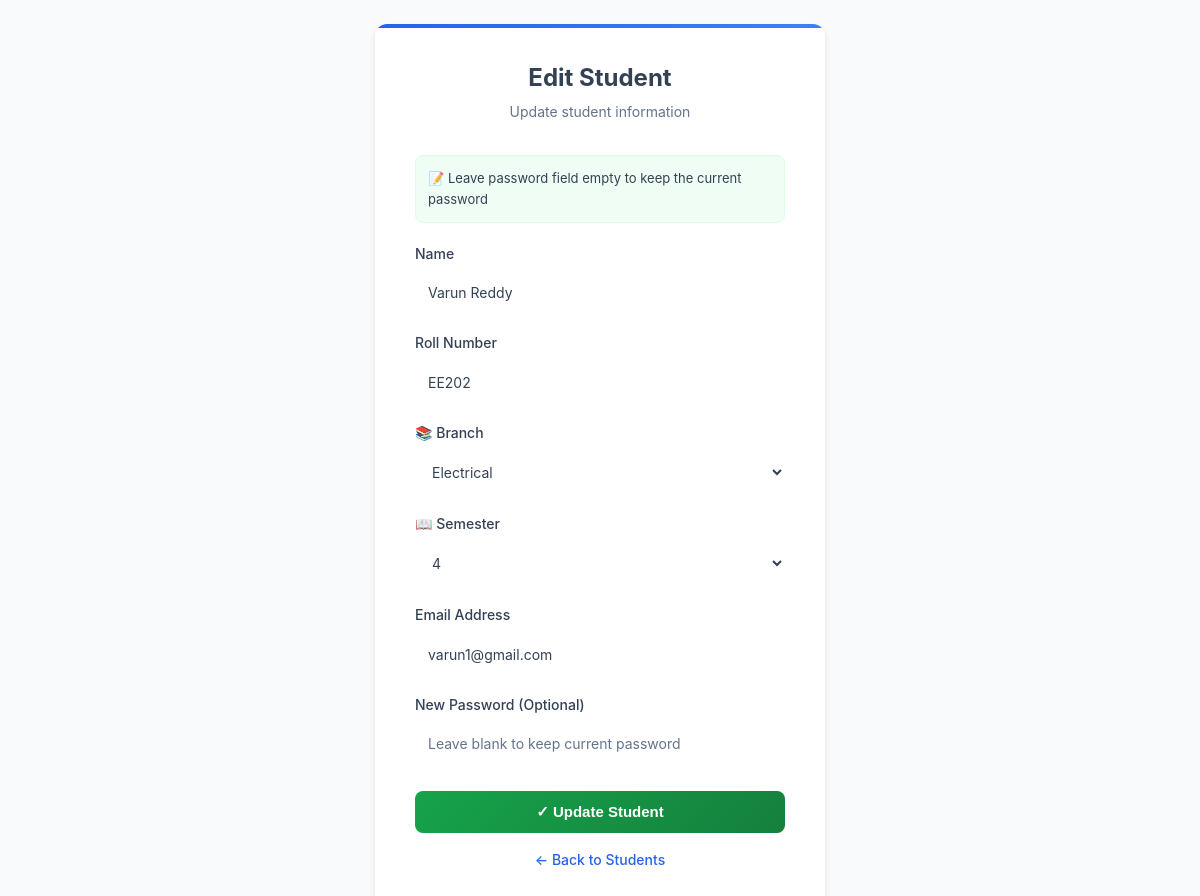
/admin/student/edit/39 (signed in), run on an earlier commit of the app's database.
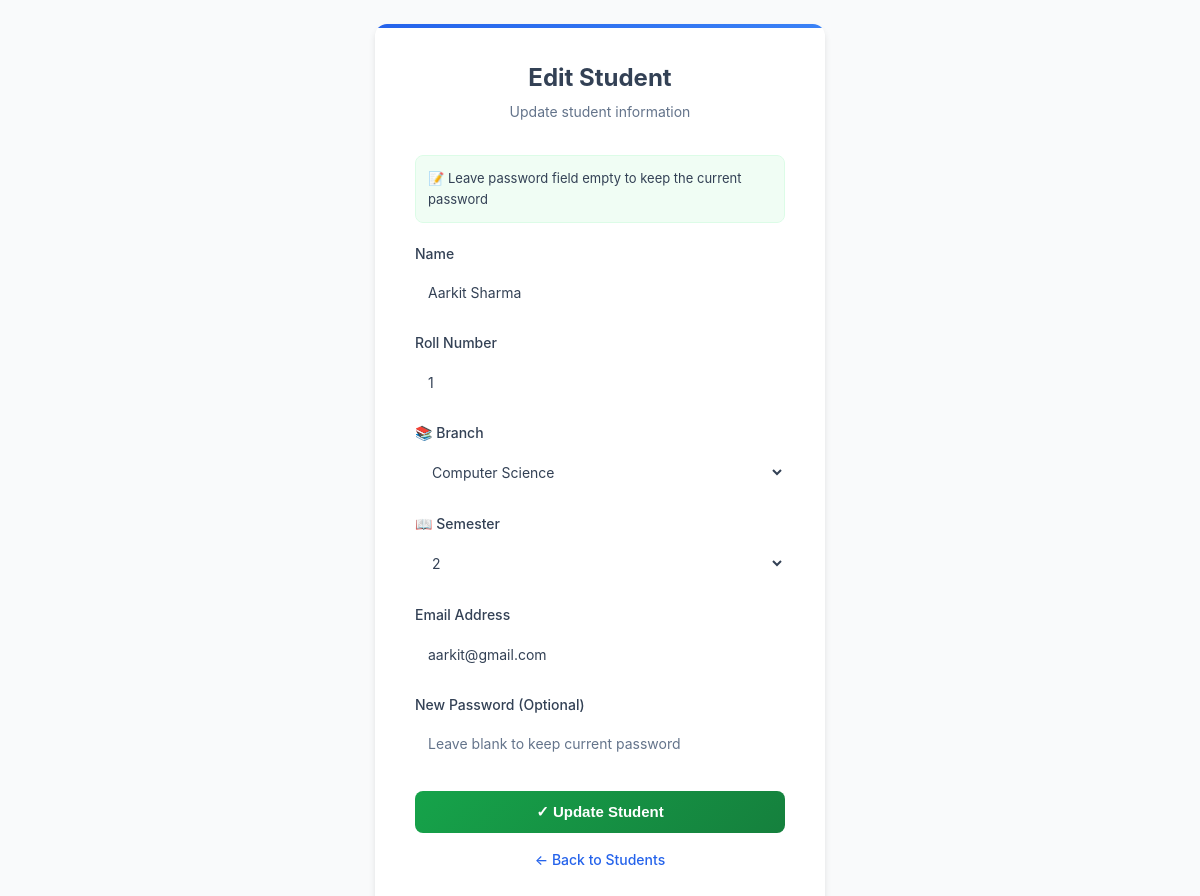
And on a later commit of the database.
### app.py (models this page shows)
class User(db.Model):
    id = db.Column(db.Integer, primary_key=True)
    role = db.Column(db.String(20), nullable=False)
    name = db.Column(db.String(100), nullable=False)
    email = db.Column(db.String(100), unique=True, nullable=False)
    password = db.Column(db.String(200), nullable=False)
    roll_number = db.Column(db.String(20), nullable=True)
    branch = db.Column(db.String(100), nullable=True)
    semester = db.Column(db.String(20), nullable=True)
    department = db.Column(db.String(100), nullable=True)
    subject = db.Column(db.String(100), nullable=True)

### app.py (the view, shortened to what this page needs)
@app.route('/admin/student/edit/<int:id>', methods=['GET', 'POST'])
def edit_student(id):
    if session.get('role') != 'admin': abort(403)
    student = User.query.get_or_404(id)
    branches = db.session.query(User.branch).filter_by(role='student').distinct().all()
    semesters = db.session.query(User.semester).filter_by(role='student').distinct().all()
    branches = sorted([b[0] for b in branches if b[0]])
    semesters = sorted([s[0] for s in semesters if s[0]])
    return render_template('edit_student.html', student=student, branches=branches, semesters=semesters)

### templates/edit_student.html (shortened to what this page needs)
<!DOCTYPE html>
<html lang="en">
<head>
    <link rel="stylesheet" href="{{ url_for('static', filename='style.css') }}">
</head>
<body>
    <div class="form-card">
        <div class="form-header">
            <h2>Edit Student</h2>
            <p>Update student information</p>
        </div>
        <div class="note">
            📝 Leave password field empty to keep the current password
        </div>
        <form method="post" action="{{ url_for('edit_student', id=student.id) }}">
            <div class="form-group">
                <label for="name">Name</label>
                <input type="text" id="name" name="name" value="{{ student.name }}" required>
            </div>
            <div class="form-group">
                <label for="roll_number">Roll Number</label>
                <input type="text" id="roll_number" name="roll_number" value="{{ student.roll_number }}" required>
            </div>
            <div class="form-group">
                <label for="branch">📚 Branch</label>
                <select id="branch" name="branch">
                    {% for branch in branches %}
                        <option value="{{ branch }}" {% if branch == student.branch %}selected{% endif %}>{{ branch }}</option>
                    {% endfor %}
                </select>
            </div>
            <div class="form-group">
                <label for="semester">📖 Semester</label>
                <select id="semester" name="semester">
                    {% for semester in semesters %}
                        <option value="{{ semester }}" {% if semester == student.semester %}selected{% endif %}>{{ semester }}</option>
                    {% endfor %}
                </select>
            </div>
            <div class="form-group">
                <label for="email">Email Address</label>
                <input type="email" id="email" name="email" value="{{ student.email }}" required>
            </div>
            <div class="form-group">
                <label for="password">New Password (Optional)</label>
                <input type="password" id="password" name="password" placeholder="Leave blank to keep current password">
            </div>
            <button type="submit" class="submit-btn">✓ Update Student</button>
        </form>
        <a href="{{ url_for('manage_students') }}" class="back-link">← Back to Students</a>
    </div>
</body>
</html>

What changed in the data, as far as the page shows it:
changed User: name "Varun Reddy" → "Aarkit Sharma"; roll_number "EE202" → "1"; branch "Electrical" → "Computer Science"; semester "4" → "2"; email "varun1@gmail.com" → "aarkit@gmail.com"
